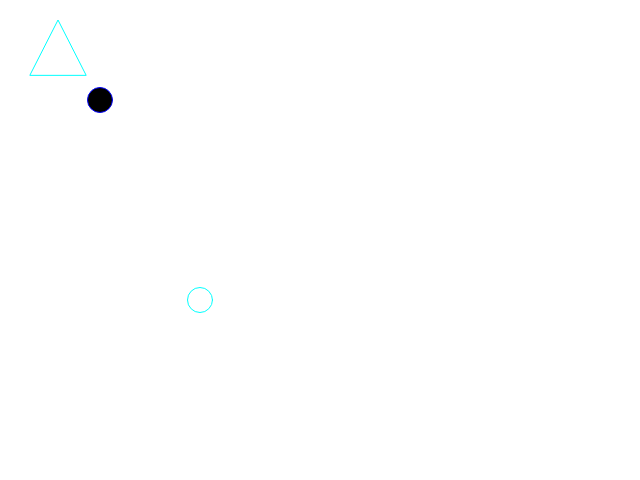
Frame 1 (no input)
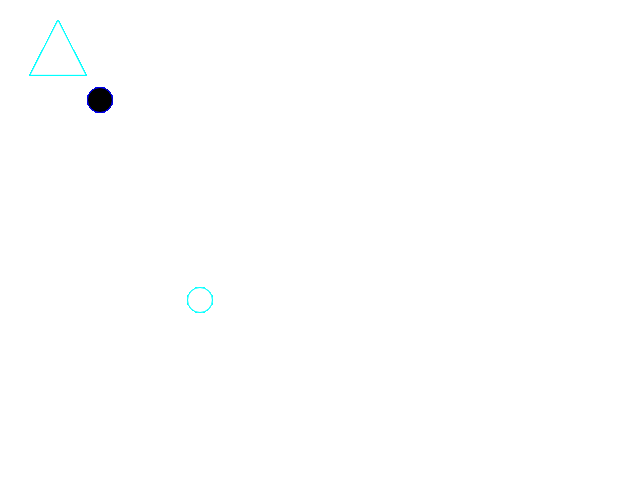
Frame 60 (no input)
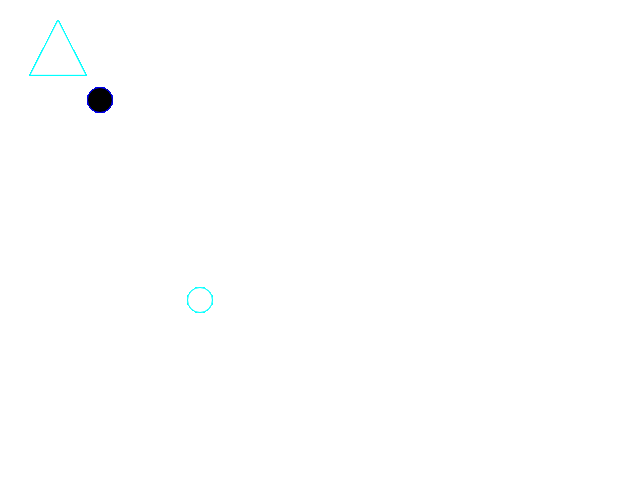
Frame 120 (the mouse pressed at the canvas centre since frame 60)

The p5.js sketch that drew these frames (run headless with seeded random() and noise() and a simulated clock; from frame 60 on, the mouse is pressed at the canvas centre):

// p5.js sketch
// ── sketch.js
function setup() {
    createCanvas(640, 480);
}

function draw() {
    
    //rect(50, 50, 300, 300);
    
    fill(0);
    stroke(0, 0, 255);
    
    ellipse(100, 100, 25, 25);

    fill(255);
    stroke(0, 255, 255);
    
    ellipse(200, 300, 25, 25);
    
    triangle(30, 75, 58, 20, 86, 75);
    
}
